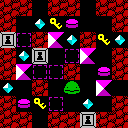

The image is a tile-based game level rendered from a .tmx file. Its description and complete source (layers, tilesets, objects, tile grids) follow:
An orthogonal 8x8 tile map with 16x16 px tiles, 1 tile layer (Tile layer 1).

<map version="1.2" tiledversion="1.2.2" orientation="orthogonal" renderorder="right-down" width="8" height="8" tilewidth="16" tileheight="16" infinite="0" backgroundcolor="#000000" nextlayerid="2" nextobjectid="1">
 <tileset firstgid="1" source="../editor_tiles.tsx" />
 <layer id="1" name="Tile layer 1" width="8" height="8">
  <data encoding="csv">
2,2,0,2,2,0,2,2,
2,0,3,5,8,0,0,2,
4,6,2,7,3,2,5,3,
2,3,4,0,6,7,0,2,
2,7,6,6,2,0,8,2,
3,0,2,0,1,0,7,0,
2,8,5,6,0,3,0,2,
2,2,0,2,2,4,2,2
</data>
 </layer>
</map>
